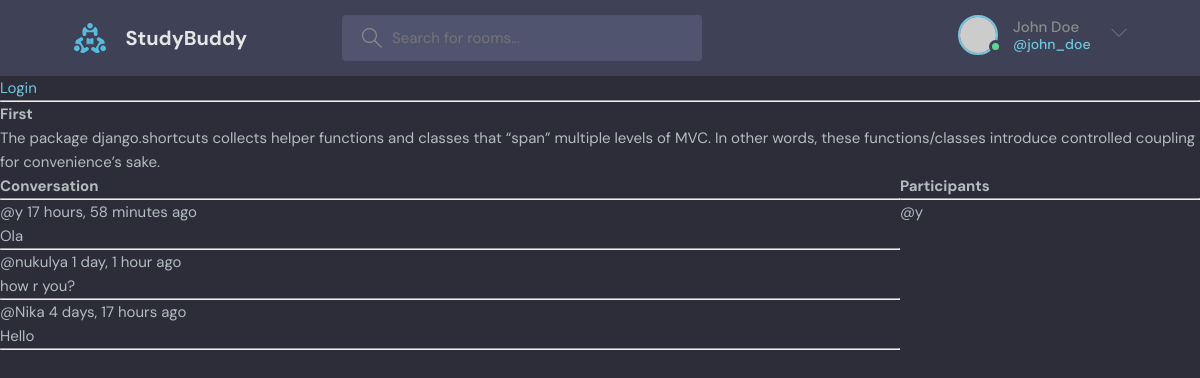
The page /room/1/ on the database as committed earlier.
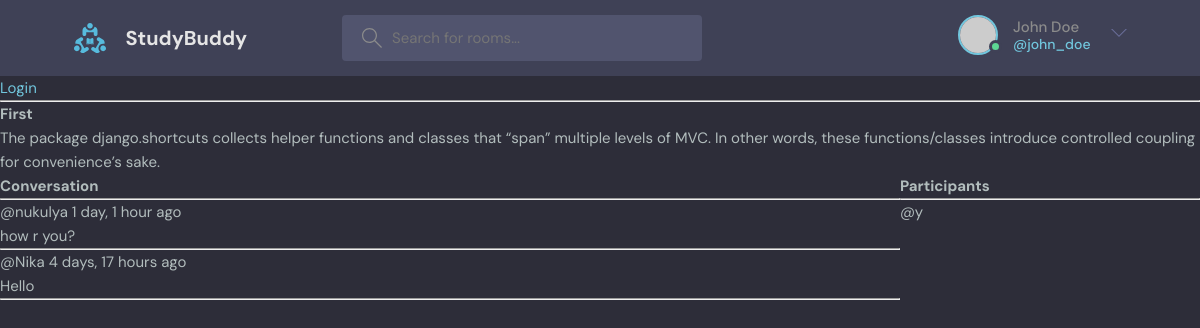
The same page on the database as committed later.
### base/models.py (models this page shows, shortened)
class Message(models.Model):
    user = models.ForeignKey(User, on_delete=models.CASCADE)
    room = models.ForeignKey(Room, on_delete=models.CASCADE)
    body = models.TextField()
    updated = models.DateTimeField(auto_now=True)
    created = models.DateTimeField(auto_now_add=True)
    class Meta:
        ordering = ['-updated', '-created']

### base/views.py (the view, shortened to what this page needs)
# urls.py: path('room/<str:pk>/', views.room, name="room"),
def room(request, pk):
    room = Room.objects.get(id=pk)
    room_messages = room.message_set.all()
    participants = room.participants.all()
    context = {'room': room, 'room_messages':room_messages, 'participants':participants}
    return render(request, 'base/room.html', context)

### base/templates/base/room.html (shortened to what this page needs)
{% extends 'main.html' %} {% block content %}
<h1>{{room.name}}</h1>
<p>{{room.description}}</p>
<div class="room-container">
  <div>
    <div class="comment-wrapper">
      <h3>Conversation</h3>
      <hr />
      {% for message in room_messages %}
      <div>
        <small>@{{message.user}} {{message.created|timesince}} ago</small>
        <p>{{message.body}}</p>
        <hr />
      </div>
      {% endfor %}
    </div>
  </div>
  <div>
    <h3>Participants</h3>
    <hr />
    {% for user in participants %}
    <div><p>@{{user.username}}</p></div>
    {% endfor %}
  </div>
</div>
{% endblock content %}

Rows that differ between the two databases and show on the page:
removed Message: user "y", created "17 hours, 58 minutes", body "Ola"
